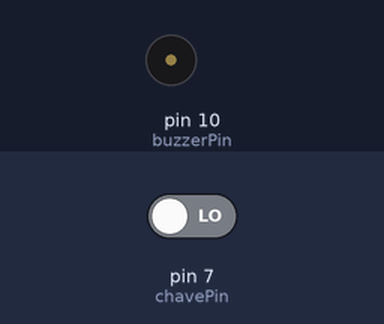
Simulated run of this sketch. Board: Arduino Uno, built with avr-gcc and run on an emulated ATmega328P. Shown: buzzer (waves = sounding, pin HIGH). The inputs (shaded band) are chosen by the test bench; at power-on: pin 7 (chavePin) LOW.

Above: at 1.2 s.
1.3 s: pin 7 (chavePin) driven HIGH
At 1.6 s:
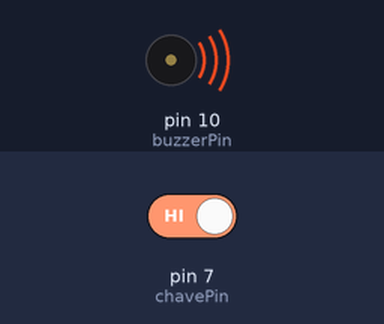
2.8 s: pin 7 (chavePin) driven LOW
At 4.0 s:
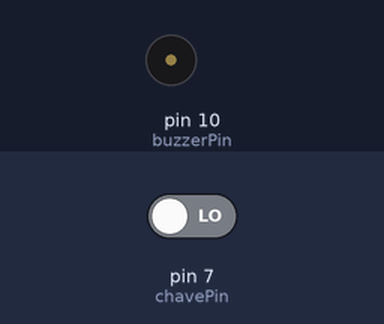
Timing chart, 0 to 5.8 s (numbered marks = the images above; inputs shaded):
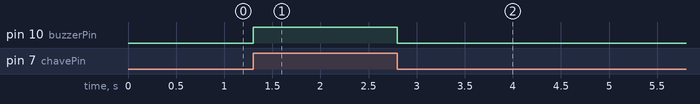

Measured:
- after the input at 1.3 s, pin 10 (buzzerPin): LOW → HIGH at once
- after the input at 2.8 s, pin 10 (buzzerPin): HIGH → LOW at once

The sketch:

buzzerbotao.ino
```cpp
int chavePin = 7; // Atribui o pino 7 a variável chavePin
int buzzerPin = 10; //Atribui o pino 10 a variável buzzerPin
int estadochave = 0;//Variável responsável por armazenar o estado da chave (ligado/deligado)


void setup()
{
  pinMode(buzzerPin, OUTPUT); // buzzerPin (pino 8) definido como saída
  pinMode(chavePin, INPUT); // chavePin (pino 10) definido como entrada
}

void loop()
{
  estadochave = digitalRead(chavePin); //Armazena o valor digital de chavePin em estadochave
  if(estadochave == HIGH){ //Se estadochave for igual a nível alto (HIGH)
    digitalWrite(buzzerPin, HIGH); //Define buzzerPin como HIGH, ligando o buzzer
    delay(100);//Período em que o buzzer fica ligado
    }
  else { //Senão (se estadochave for igual a nível baixo)
    digitalWrite (buzzerPin , LOW ); //Define buzzerPin como LOW, mantendo o buzzer desligado
  	delay(100);//Período em que o buzzer fica desligado
  }

}
```
